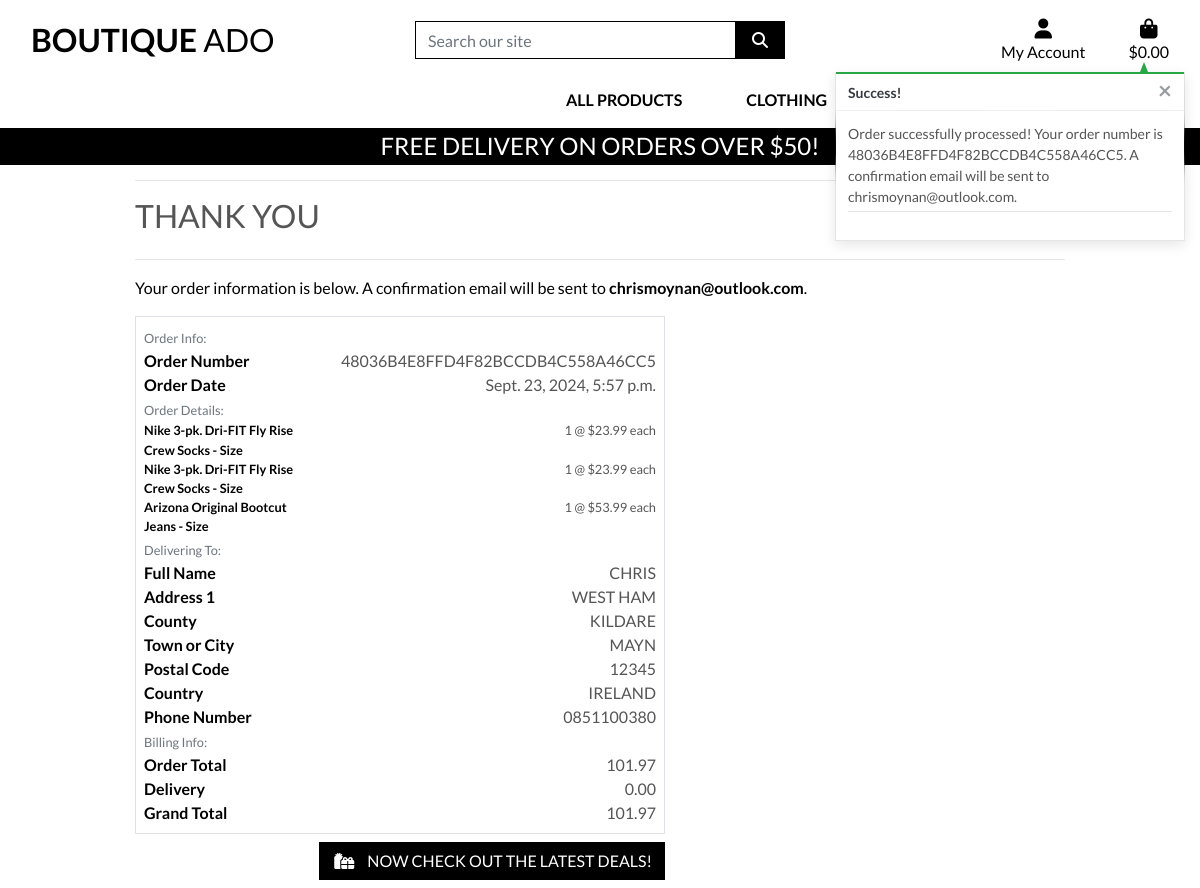
The app's page /checkout/checkout_success/48036B4E8FFD4F82BCCDB4C558A46CC5 with its own data.
### checkout/models.py (models this page shows, shortened)
class Order(models.Model):
    order_number = models.CharField(max_length=32, null=False, editable=False)
    full_name = models.CharField(max_length=50, null=False, blank=False)
    email = models.EmailField(max_length=254, null=False, blank=False)
    phone_number = models.CharField(max_length=20, null=False, blank=False)
    country = models.CharField(max_length=40, null=False, blank=False)
    postcode = models.CharField(max_length=20, null=True, blank=True)
    town_or_city = models.CharField(max_length=40, null=False, blank=False)
    street_address1 = models.CharField(max_length=80, null=False, blank=False)
    street_address2 = models.CharField(max_length=80, null=True, blank=True)
    county = models.CharField(max_length=80, null=True, blank=True)
    date = models.DateTimeField(auto_now_add=True)
    delivery_cost = models.DecimalField(max_digits=6, decimal_places=2, null=False, default=0)
    order_total = models.DecimalField(max_digits=10, decimal_places=2, null=False, default=0)
    grand_total = models.DecimalField(max_digits=10, decimal_places=2, null=False, default=0)

class OrderLineItem(models.Model):
    order = models.ForeignKey(Order, null=False, blank=False, on_delete=models.CASCADE, related_name='lineitems')
    product = models.ForeignKey(Product, null=False, blank=False, on_delete=models.CASCADE)
    product_size = models.CharField(max_length=2, null=True, blank=True) # XS, S, M, L, XL
    quantity = models.IntegerField(null=False, blank=False, default=0)
    lineitem_total = models.DecimalField(max_digits=6, decimal_places=2, null=False, blank=False, editable=False)

### products/models.py (models this page shows, shortened)
class Product(models.Model):
    category = models.ForeignKey('Category', null=True, blank=True, on_delete=models.SET_NULL)
    sku = models.CharField(max_length=254, null=True, blank=True)
    name = models.CharField(max_length=254)
    description = models.TextField()
    has_sizes = models.BooleanField(default=False, null=True, blank=True)
    price = models.DecimalField(max_digits=6, decimal_places=2)
    rating = models.DecimalField(max_digits=6, decimal_places=2, null=True, blank=True)
    image_url = models.URLField(max_length=1024, null=True, blank=True)
    image = models.ImageField(null=True, blank=True)

### checkout/views.py (the view)
# urls.py: path('checkout_success/<order_number>', views.checkout_success, name='checkout_success'),
def checkout_success(request, order_number):
    save_info = request.session.get('save_info')
    order = get_object_or_404(Order, order_number=order_number)
    messages.success(request, f'Order successfully processed! \
        Your order number is {order_number}. A confirmation \
        email will be sent to {order.email}.')
    if 'bag' in request.session:
        del request.session['bag']
    template = 'checkout/checkout_success.html'
    context = {
        'order': order,
    }
    return render(request, template, context)

### bag/contexts.py (called while the page is built, shortened)
def bag_contents(request):
    bag_items = []
    total = 0
    product_count = 0
    bag = request.session.get('bag', {})
    if total < settings.FREE_DELIVERY_THRESHOLD:
        delivery = total * Decimal(settings.STANDARD_DELIVERY_PERCENTAGE / 100)
        free_delivery_delta = settings.FREE_DELIVERY_THRESHOLD - total
    else:
        delivery = 0
        free_delivery_delta = 0
    grand_total = delivery + total
    context = {
        'bag_items': bag_items,
        'total': total,
        'product_count': product_count,
        'delivery': delivery,
        'free_delivery_delta': free_delivery_delta,
        'free_delivery_threshold': settings.FREE_DELIVERY_THRESHOLD,
        'grand_total': grand_total,
    }
    return context

### checkout/templates/checkout/checkout_success.html (shortened to what this page needs)
{% extends "base.html" %}
{% load static %}
{% block extra_css %}
    <link rel="stylesheet" href="{% static 'checkout/css/checkout.css' %}">
{% endblock %}
{% block page_header %}
    <div class="container header-container">
    </div>
{% endblock %}
{% block content %}
    <div class="overlay"></div>
    <div class="container">
        <div class="row">
            <div class="col">
                <hr>
                <h2 class="logo-font mb-4">Thank You</h2>
                <hr>
                <p class="text-black">Your order information is below. A confirmation email will be sent to <strong>{{ order.email }}</strong>.</p>
            </div>
        </div>
        <div class="row">
            <div class="col-12 col-lg-7">
                <div class="order-confirmation-wrapper p-2 border">
                    <div class="row">
                        <div class="col">
                            <small class="text-muted">Order Info:</small>
                        </div>
                    </div>
                    <div class="row">
                        <div class="col-12 col-md-4">
                            <p class="mb-0 text-black font-weight-bold">Order Number</p>
                        </div>
                        <div class="col-12 col-md-8 text-md-right">
                            <p class="mb-0">{{ order.order_number }}</p>
                        </div>
                    </div>
                    <div class="row">
                        <div class="col-12 col-md-4">
                            <p class="mb-0 text-black font-weight-bold">Order Date</p>
                        </div>
                        <div class="col-12 col-md-8 text-md-right">
                            <p class="mb-0">{{ order.date }}</p>
                        </div>
                    </div>
                    <div class="row">
                        <div class="col">
                            <small class="text-muted">Order Details:</small>
                        </div>
                    </div>
                    {% for item in order.lineitems.all %}
                    <div class="row">
                        <div class="col-12 col-md-4">
                            <p class="small mb-0 text-black font-weight-bold">
                                {{ item.product.name }}{% if item.product_size %} - Size {{ item.product.size|upper }}{% endif %}
                            </p>
                        </div>
                        <div class="col-12 col-md-8 text-md-right">
                            <p class="small mb-0">{{ item.quantity }} @ ${{ item.product.price }} each</p>
                        </div>
                    </div>
                    {% endfor %}
                    <div class="row">
                        <div class="col">
                            <small class="text-muted">Delivering To:</small>
                        </div>
                    </div>
                    <div class="row">
                        <div class="col-12 col-md-4">
                            <p class="mb-0 text-black font-weight-bold">Full Name</p>
                        </div>
                        <div class="col-12 col-md-8 text-md-right">
                            <p class="mb-0">{{ order.full_name }}</p>
                        </div>
                    </div>
                    <div class="row">
                        <div class="col-12 col-md-4">
                            <p class="mb-0 text-black font-weight-bold">Address 1</p>
                        </div>
                        <div class="col-12 col-md-8 text-md-right">
                            <p class="mb-0">{{ order.street_address1 }}</p>
                        </div>
                    </div>
                    {% if order.county %}
                    <div class="row">
                        <div class="col-12 col-md-4">
                            <p class="mb-0 text-black font-weight-bold">County</p>
                        </div>
                        <div class="col-12 col-md-8 text-md-right">
                            <p class="mb-0">{{ order.county }}</p>
                        </div>
                    </div>
                    {% endif %}
                    <div class="row">
                        <div class="col-12 col-md-4">
                            <p class="mb-0 text-black font-weight-bold">Town or City</p>
                        </div>
                        <div class="col-12 col-md-8 text-md-right">
                            <p class="mb-0">{{ order.town_or_city }}</p>
                        </div>
                    </div>
                    {% if order.postcode %}
                    <div class="row">
                        <div class="col-12 col-md-4">
                            <p class="mb-0 text-black font-weight-bold">Postal Code</p>
                        </div>
                        <div class="col-12 col-md-8 text-md-right">
                            <p class="mb-0">{{ order.postcode }}</p>
                        </div>
                    </div>
                    {% endif %}
                    <div class="row">
                        <div class="col-12 col-md-4">
                            <p class="mb-0 text-black font-weight-bold">Country</p>
                        </div>
                        <div class="col-12 col-md-8 text-md-right">
                            <p class="mb-0">{{ order.country }}</p>
                        </div>
                    </div>
                    <div class="row">
                        <div class="col-12 col-md-4">
                            <p class="mb-0 text-black font-weight-bold">Phone Number</p>
                        </div>
                        <div class="col-12 col-md-8 text-md-right">
                            <p class="mb-0">{{ order.phone_number }}</p>
                        </div>
                    </div>
                    <div class="row">
                        <div class="col">
                            <small class="text-muted">Billing Info:</small>
                        </div>
                    </div>
                    <div class="row">
                        <div class="col-12 col-md-4">
                            <p class="mb-0 text-black font-weight-bold">Order Total</p>
                        </div>
                        <div class="col-12 col-md-8 text-md-right">
                            <p class="mb-0">{{ order.order_total }}</p>
                        </div>
                    </div>
                    <div class="row">
                        <div class="col-12 col-md-4">
                            <p class="mb-0 text-black font-weight-bold">Delivery</p>
                        </div>
                        <div class="col-12 col-md-8 text-md-right">
                            <p class="mb-0">{{ order.delivery_cost }}</p>
                        </div>
                    </div>
                    <div class="row">
                        <div class="col-12 col-md-4">
                            <p class="mb-0 text-black font-weight-bold">Grand Total</p>
                        </div>
                        <div class="col-12 col-md-8 text-md-right">
                            <p class="mb-0">{{ order.grand_total }}</p>
                        </div>
                    </div>
                </div>
            </div>
        </div>
        <div class="row">
			<div class="col-12 col-lg-7 text-right">
				<a href="{% url 'products' %}?category=new_arrivals,deals,clearance" class="btn btn-black rounded-0 my-2">
					<span class="icon mr-2">
						<i class="fas fa-gifts"></i>
					</span>
					<span class="text-uppercase">Now check out the latest deals!</span>
				</a>
			</div>
		</div>
    </div>
{% endblock %}

### static/css/base.css (style rules this page uses)
html { height: 100%; }
body { background: url('/media/homepage_background_cropped.jpg') no-repeat center center fixed; background-size: cover; height: calc(100vh - 164px); color: #555; font-family: 'Lato'; }
.icon { align-items: center; display: inline-flex; justify-content: center; height: 1.5rem; width: 1.5rem; }
.logo-font { text-transform: uppercase; }
.btn-black { background: black; color: white; }
.text-black { color: #000 !important; }
.overlay { height: 100%; width: 100%; top: 0; left: 0; position: fixed; background: white; z-index: -1; }
@media (min-width: 1200px) { .container { max-width: 80%; } }
@media (min-width: 992px) { .header-container { padding-top: 164px; } }

### records on screen
Order: email "chrismoynan@outlook.com", order_number "48036B4E8FFD4F82BCCDB4C558A46CC5", date "Sept. 23, 2024, 5:57 p.m.", full_name "CHRIS", street_address1 "WEST HAM", county "KILDARE", town_or_city "MAYN", postcode "12345", country "IRELAND", phone_number "0851100380", order_total "101.97", delivery_cost "0.00", grand_total "101.97"
OrderLineItem: product.name "Nike 3-pk. Dri-FIT Fly Rise Crew Socks", quantity "1", product.price "23.99"
OrderLineItem: product.name "Nike 3-pk. Dri-FIT Fly Rise Crew Socks", quantity "1", product.price "23.99"
OrderLineItem: product.name "Arizona Original Bootcut Jeans", quantity "1", product.price "53.99"

### other values on screen
{{ free_delivery_threshold }} "50"
{{ message }} "Order successfully processed! Your order number is 48036B4E8FFD4F82BCCDB4C558A46CC5. A confirmation email will be sent to chrismoynan@outlook.com."
